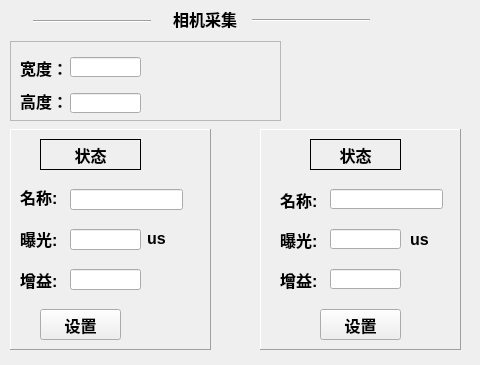
<?xml version="1.0" encoding="UTF-8"?>
<ui version="4.0">
 <class>QCameraGrabClass</class>
 <widget class="QWidget" name="QCameraGrabClass">
  <property name="geometry">
   <rect>
    <x>0</x>
    <y>0</y>
    <width>480</width>
    <height>365</height>
   </rect>
  </property>
  <property name="font">
   <font>
    <pointsize>9</pointsize>
   </font>
  </property>
  <property name="contextMenuPolicy">
   <enum>Qt::NoContextMenu</enum>
  </property>
  <property name="windowTitle">
   <string>相机采集</string>
  </property>
  <property name="windowIcon">
   <iconset resource="QCameraGrab.qrc">
    <normaloff>:/QCameraGrab/CameraICON</normaloff>:/QCameraGrab/CameraICON</iconset>
  </property>
  <property name="toolTip">
   <string>关闭程序</string>
  </property>
  <widget class="QFrame" name="frame">
   <property name="geometry">
    <rect>
     <x>10</x>
     <y>129</y>
     <width>201</width>
     <height>221</height>
    </rect>
   </property>
   <property name="frameShape">
    <enum>QFrame::Panel</enum>
   </property>
   <property name="frameShadow">
    <enum>QFrame::Raised</enum>
   </property>
   <widget class="QLabel" name="label">
    <property name="geometry">
     <rect>
      <x>10</x>
      <y>57</y>
      <width>41</width>
      <height>21</height>
     </rect>
    </property>
    <property name="font">
     <font>
      <pointsize>12</pointsize>
      <weight>75</weight>
      <bold>true</bold>
     </font>
    </property>
    <property name="text">
     <string>名称:</string>
    </property>
   </widget>
   <widget class="QLabel" name="label_2">
    <property name="geometry">
     <rect>
      <x>10</x>
      <y>99</y>
      <width>41</width>
      <height>21</height>
     </rect>
    </property>
    <property name="font">
     <font>
      <pointsize>12</pointsize>
      <weight>75</weight>
      <bold>true</bold>
     </font>
    </property>
    <property name="text">
     <string>曝光:</string>
    </property>
   </widget>
   <widget class="QLabel" name="label_5">
    <property name="geometry">
     <rect>
      <x>10</x>
      <y>140</y>
      <width>41</width>
      <height>21</height>
     </rect>
    </property>
    <property name="font">
     <font>
      <pointsize>12</pointsize>
      <weight>75</weight>
      <bold>true</bold>
     </font>
    </property>
    <property name="text">
     <string>增益:</string>
    </property>
   </widget>
   <widget class="QLabel" name="m_pLabelLeftLed">
    <property name="geometry">
     <rect>
      <x>30</x>
      <y>10</y>
      <width>101</width>
      <height>31</height>
     </rect>
    </property>
    <property name="font">
     <font>
      <pointsize>12</pointsize>
      <weight>75</weight>
      <bold>true</bold>
     </font>
    </property>
    <property name="frameShape">
     <enum>QFrame::Box</enum>
    </property>
    <property name="text">
     <string>状态</string>
    </property>
    <property name="alignment">
     <set>Qt::AlignCenter</set>
    </property>
   </widget>
   <widget class="QPushButton" name="m_pBtnSetLeft">
    <property name="geometry">
     <rect>
      <x>30</x>
      <y>180</y>
      <width>81</width>
      <height>31</height>
     </rect>
    </property>
    <property name="font">
     <font>
      <pointsize>12</pointsize>
      <weight>75</weight>
      <bold>true</bold>
     </font>
    </property>
    <property name="text">
     <string>设置</string>
    </property>
   </widget>
   <widget class="QLineEdit" name="m_pLineEditNameLeft">
    <property name="geometry">
     <rect>
      <x>60</x>
      <y>60</y>
      <width>113</width>
      <height>21</height>
     </rect>
    </property>
    <property name="font">
     <font>
      <pointsize>9</pointsize>
      <weight>75</weight>
      <bold>true</bold>
     </font>
    </property>
    <property name="readOnly">
     <bool>true</bool>
    </property>
   </widget>
   <widget class="QLineEdit" name="m_pLineEditExpLeft">
    <property name="geometry">
     <rect>
      <x>60</x>
      <y>100</y>
      <width>71</width>
      <height>21</height>
     </rect>
    </property>
    <property name="font">
     <font>
      <pointsize>9</pointsize>
      <weight>75</weight>
      <bold>true</bold>
     </font>
    </property>
   </widget>
   <widget class="QLineEdit" name="m_pLineEditGainLeft">
    <property name="geometry">
     <rect>
      <x>60</x>
      <y>140</y>
      <width>71</width>
      <height>21</height>
     </rect>
    </property>
    <property name="font">
     <font>
      <pointsize>9</pointsize>
      <weight>75</weight>
      <bold>true</bold>
     </font>
    </property>
   </widget>
   <widget class="QLabel" name="label_15">
    <property name="geometry">
     <rect>
      <x>137</x>
      <y>101</y>
      <width>21</width>
      <height>16</height>
     </rect>
    </property>
    <property name="font">
     <font>
      <pointsize>12</pointsize>
      <weight>75</weight>
      <bold>true</bold>
     </font>
    </property>
    <property name="text">
     <string>us</string>
    </property>
   </widget>
  </widget>
  <widget class="QFrame" name="frame_2">
   <property name="geometry">
    <rect>
     <x>10</x>
     <y>41</y>
     <width>271</width>
     <height>80</height>
    </rect>
   </property>
   <property name="frameShape">
    <enum>QFrame::StyledPanel</enum>
   </property>
   <property name="frameShadow">
    <enum>QFrame::Raised</enum>
   </property>
   <widget class="QLabel" name="label_3">
    <property name="geometry">
     <rect>
      <x>10</x>
      <y>49</y>
      <width>54</width>
      <height>21</height>
     </rect>
    </property>
    <property name="font">
     <font>
      <pointsize>12</pointsize>
      <weight>75</weight>
      <bold>true</bold>
     </font>
    </property>
    <property name="text">
     <string>高度：</string>
    </property>
   </widget>
   <widget class="QLabel" name="label_4">
    <property name="geometry">
     <rect>
      <x>10</x>
      <y>16</y>
      <width>54</width>
      <height>21</height>
     </rect>
    </property>
    <property name="font">
     <font>
      <pointsize>12</pointsize>
      <weight>75</weight>
      <bold>true</bold>
     </font>
    </property>
    <property name="text">
     <string>宽度：</string>
    </property>
   </widget>
   <widget class="QLineEdit" name="m_pLineEditImageHeight">
    <property name="geometry">
     <rect>
      <x>60</x>
      <y>52</y>
      <width>71</width>
      <height>20</height>
     </rect>
    </property>
    <property name="font">
     <font>
      <pointsize>9</pointsize>
      <weight>75</weight>
      <bold>true</bold>
     </font>
    </property>
    <property name="readOnly">
     <bool>true</bool>
    </property>
   </widget>
   <widget class="QLineEdit" name="m_pLineEditImageWidth">
    <property name="geometry">
     <rect>
      <x>60</x>
      <y>16</y>
      <width>71</width>
      <height>20</height>
     </rect>
    </property>
    <property name="font">
     <font>
      <pointsize>9</pointsize>
      <weight>75</weight>
      <bold>true</bold>
     </font>
    </property>
    <property name="readOnly">
     <bool>true</bool>
    </property>
   </widget>
  </widget>
  <widget class="QFrame" name="frame_3">
   <property name="geometry">
    <rect>
     <x>260</x>
     <y>129</y>
     <width>201</width>
     <height>221</height>
    </rect>
   </property>
   <property name="frameShape">
    <enum>QFrame::Panel</enum>
   </property>
   <property name="frameShadow">
    <enum>QFrame::Raised</enum>
   </property>
   <widget class="QLabel" name="m_pLabelRightLed">
    <property name="geometry">
     <rect>
      <x>50</x>
      <y>10</y>
      <width>91</width>
      <height>31</height>
     </rect>
    </property>
    <property name="font">
     <font>
      <pointsize>12</pointsize>
      <weight>75</weight>
      <bold>true</bold>
     </font>
    </property>
    <property name="frameShape">
     <enum>QFrame::Box</enum>
    </property>
    <property name="text">
     <string>状态</string>
    </property>
    <property name="alignment">
     <set>Qt::AlignCenter</set>
    </property>
   </widget>
   <widget class="QLabel" name="label_12">
    <property name="geometry">
     <rect>
      <x>20</x>
      <y>60</y>
      <width>41</width>
      <height>21</height>
     </rect>
    </property>
    <property name="font">
     <font>
      <pointsize>12</pointsize>
      <weight>75</weight>
      <bold>true</bold>
     </font>
    </property>
    <property name="text">
     <string>名称:</string>
    </property>
   </widget>
   <widget class="QLabel" name="label_13">
    <property name="geometry">
     <rect>
      <x>20</x>
      <y>100</y>
      <width>41</width>
      <height>21</height>
     </rect>
    </property>
    <property name="font">
     <font>
      <pointsize>12</pointsize>
      <weight>75</weight>
      <bold>true</bold>
     </font>
    </property>
    <property name="text">
     <string>曝光:</string>
    </property>
   </widget>
   <widget class="QLabel" name="label_14">
    <property name="geometry">
     <rect>
      <x>20</x>
      <y>140</y>
      <width>41</width>
      <height>21</height>
     </rect>
    </property>
    <property name="font">
     <font>
      <pointsize>12</pointsize>
      <weight>75</weight>
      <bold>true</bold>
     </font>
    </property>
    <property name="text">
     <string>增益:</string>
    </property>
   </widget>
   <widget class="QPushButton" name="m_pBtnSetRight">
    <property name="geometry">
     <rect>
      <x>60</x>
      <y>180</y>
      <width>81</width>
      <height>31</height>
     </rect>
    </property>
    <property name="font">
     <font>
      <pointsize>12</pointsize>
      <weight>75</weight>
      <bold>true</bold>
     </font>
    </property>
    <property name="text">
     <string>设置</string>
    </property>
   </widget>
   <widget class="QLineEdit" name="m_pLineEditNameRight">
    <property name="geometry">
     <rect>
      <x>70</x>
      <y>60</y>
      <width>113</width>
      <height>20</height>
     </rect>
    </property>
    <property name="font">
     <font>
      <pointsize>9</pointsize>
      <weight>75</weight>
      <bold>true</bold>
     </font>
    </property>
    <property name="readOnly">
     <bool>true</bool>
    </property>
   </widget>
   <widget class="QLineEdit" name="m_pLineEditExpRight">
    <property name="geometry">
     <rect>
      <x>70</x>
      <y>100</y>
      <width>71</width>
      <height>20</height>
     </rect>
    </property>
    <property name="font">
     <font>
      <pointsize>9</pointsize>
      <weight>75</weight>
      <bold>true</bold>
     </font>
    </property>
   </widget>
   <widget class="QLabel" name="label_16">
    <property name="geometry">
     <rect>
      <x>150</x>
      <y>102</y>
      <width>31</width>
      <height>16</height>
     </rect>
    </property>
    <property name="font">
     <font>
      <pointsize>12</pointsize>
      <weight>75</weight>
      <bold>true</bold>
     </font>
    </property>
    <property name="text">
     <string>us</string>
    </property>
   </widget>
   <widget class="QLineEdit" name="m_pLineEditGainRight">
    <property name="geometry">
     <rect>
      <x>70</x>
      <y>140</y>
      <width>71</width>
      <height>20</height>
     </rect>
    </property>
    <property name="font">
     <font>
      <pointsize>9</pointsize>
      <weight>75</weight>
      <bold>true</bold>
     </font>
    </property>
   </widget>
  </widget>
  <widget class="QPushButton" name="m_pBtnHide">
   <property name="geometry">
    <rect>
     <x>399</x>
     <y>0</y>
     <width>41</width>
     <height>41</height>
    </rect>
   </property>
   <property name="toolTip">
    <string>隐藏窗口</string>
   </property>
   <property name="text">
    <string/>
   </property>
   <property name="icon">
    <iconset resource="QCameraGrab.qrc">
     <normaloff>:/QCameraGrab/Min</normaloff>:/QCameraGrab/Min</iconset>
   </property>
   <property name="iconSize">
    <size>
     <width>32</width>
     <height>32</height>
    </size>
   </property>
   <property name="flat">
    <bool>true</bool>
   </property>
  </widget>
  <widget class="QLabel" name="label_19">
   <property name="geometry">
    <rect>
     <x>173</x>
     <y>8</y>
     <width>81</width>
     <height>21</height>
    </rect>
   </property>
   <property name="font">
    <font>
     <pointsize>12</pointsize>
     <weight>75</weight>
     <bold>true</bold>
    </font>
   </property>
   <property name="text">
    <string>相机采集</string>
   </property>
  </widget>
  <widget class="Line" name="line">
   <property name="geometry">
    <rect>
     <x>33</x>
     <y>20</y>
     <width>118</width>
     <height>3</height>
    </rect>
   </property>
   <property name="orientation">
    <enum>Qt::Horizontal</enum>
   </property>
  </widget>
  <widget class="Line" name="line_2">
   <property name="geometry">
    <rect>
     <x>252</x>
     <y>19</y>
     <width>118</width>
     <height>3</height>
    </rect>
   </property>
   <property name="orientation">
    <enum>Qt::Horizontal</enum>
   </property>
  </widget>
  <widget class="QPushButton" name="m_pBtnExit">
   <property name="geometry">
    <rect>
     <x>437</x>
     <y>-1</y>
     <width>41</width>
     <height>41</height>
    </rect>
   </property>
   <property name="text">
    <string/>
   </property>
   <property name="icon">
    <iconset resource="QCameraGrab.qrc">
     <normaloff>:/QCameraGrab/Close</normaloff>:/QCameraGrab/Close</iconset>
   </property>
   <property name="iconSize">
    <size>
     <width>32</width>
     <height>32</height>
    </size>
   </property>
   <property name="flat">
    <bool>true</bool>
   </property>
  </widget>
 </widget>
 <layoutdefault spacing="6" margin="11"/>
 <resources>
  <include location="QCameraGrab.qrc"/>
 </resources>
 <connections/>
</ui>
